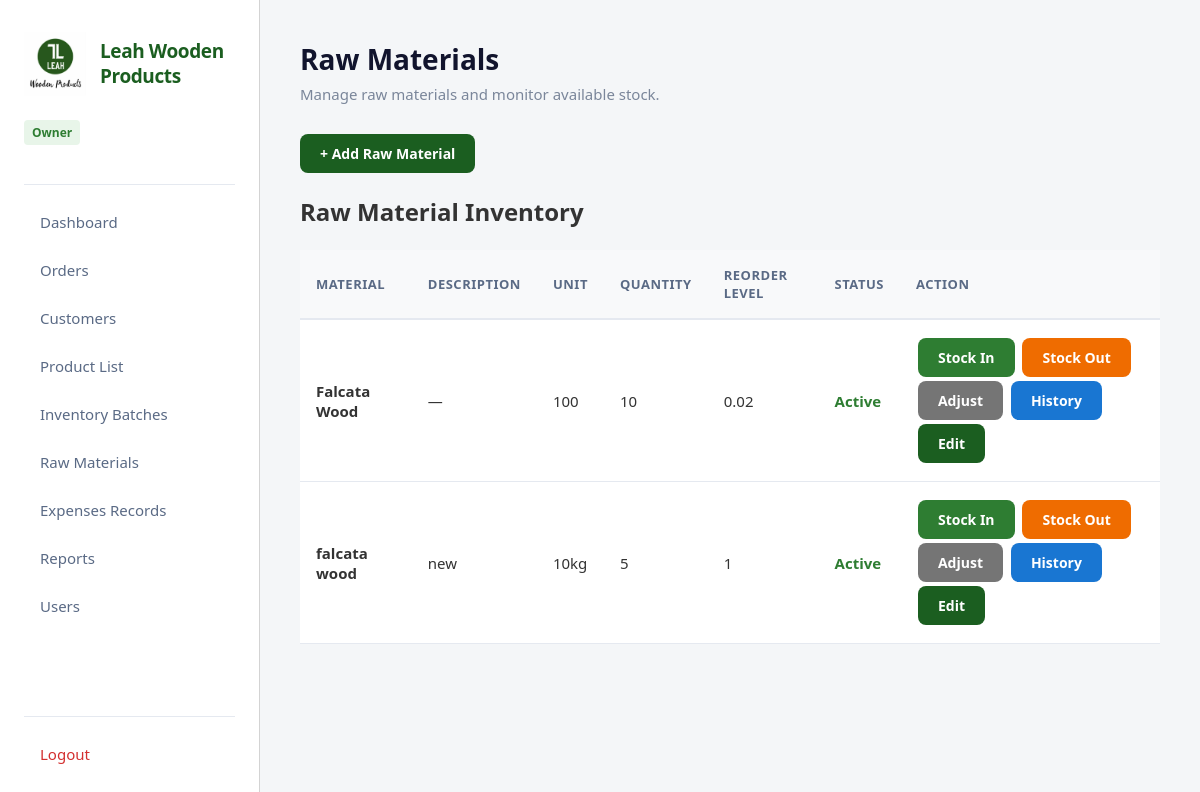
Before: /raw_materials.php (signed in) with the older database file.
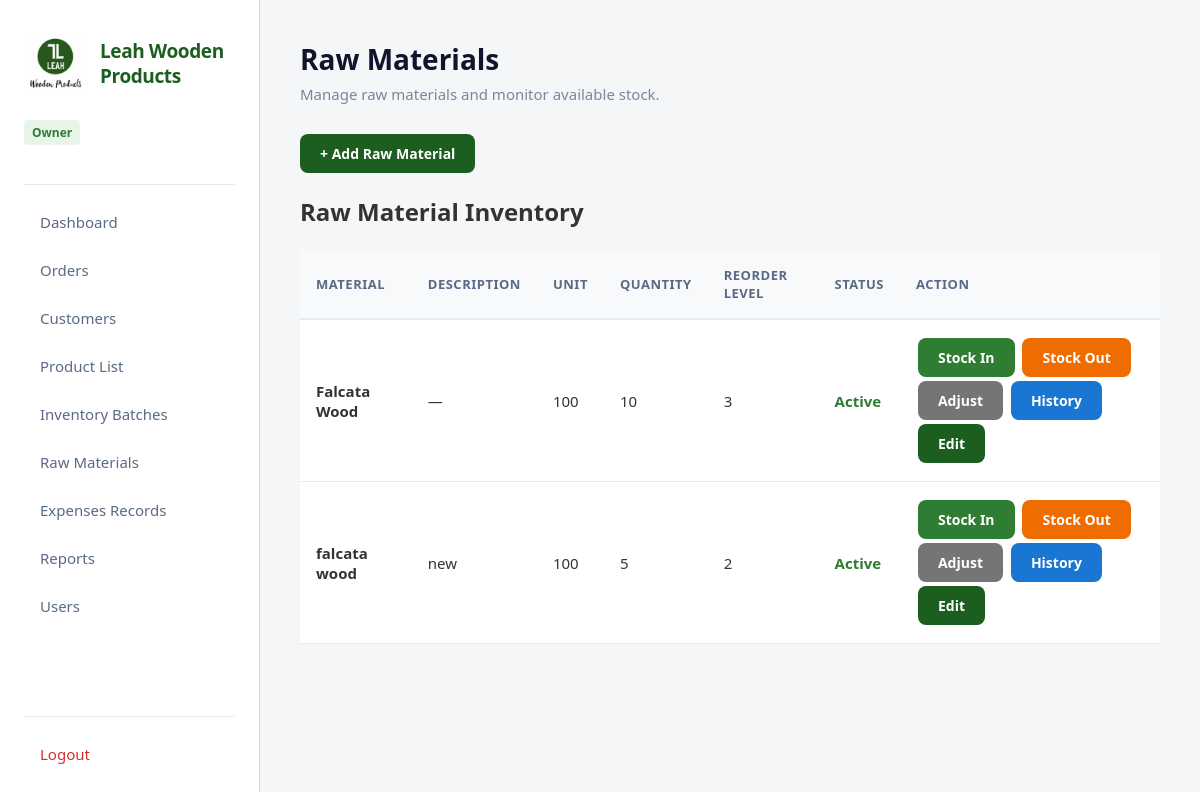
After: the same page with the newer database file.
### tables this page shows
CREATE TABLE `raw_materials` (
  `raw_material_id` int(11) NOT NULL,
  `material_name` varchar(150) NOT NULL,
  `description` text DEFAULT NULL,
  `unit` varchar(50) NOT NULL,
  `quantity` decimal(12,2) NOT NULL DEFAULT 0.00,
  `reorder_level` decimal(12,2) NOT NULL DEFAULT 0.00,
  `status` enum('Active','Inactive') NOT NULL DEFAULT 'Active',
  `created_at` datetime NOT NULL DEFAULT current_timestamp(),
  `updated_at` datetime NOT NULL DEFAULT current_timestamp() ON UPDATE current_timestamp()
);

### raw_materials.php (called while the page is built, shortened)
<?php
require_once 'config/database.php';
require_once 'app/controllers/RawMaterialController.php';
$controller = new RawMaterialController();
$controller->handleRequest();

### app/models/RawMaterial.php (called while the page is built, shortened)
<?php
class RawMaterial
{
    private $pdo;
    public function __construct($pdo)
    {
        $this->pdo = $pdo;
    }
    public function getAll()
    {
        $stmt = $this->pdo->query("
            SELECT *
            FROM raw_materials
            ORDER BY material_name ASC
        ");
        return $stmt->fetchAll(PDO::FETCH_ASSOC);
    }
}

### app/views/raw_materials/index.php (the view, shortened to what the changed rows need)
<?php include 'app/views/layouts/header.php'; ?>
<div class="container">
    <div class="content">
        <h1>Raw Materials</h1>
        <br><br>
        <h2>
            Raw Material Inventory
        </h2>
        <br>
        <table>
            <thead>
                <tr>
                    <th>Material</th>
                    <th>Description</th>
                    <th>Unit</th>
                    <th>Quantity</th>
                    <th>Reorder Level</th>
                    <th>Status</th>
                    <th>Action</th>
                </tr>
            </thead>
            <tbody>
                <?php if (empty($rawMaterials)): ?>
                    <tr>
                        <td
                            colspan="7"
                            style="text-align:center;"
                        >
                            No raw materials found.
                        </td>
                    </tr>
                <?php else: ?>
                    <?php foreach ($rawMaterials as $material): ?>
                        <tr>
                            <td>
                                <strong>
                                    <?= htmlspecialchars(
                                        $material['material_name']
                                    ); ?>
                                </strong>
                            </td>
                            <td>
                                <?= !empty(
                                    $material['description']
                                )
                                    ? htmlspecialchars(
                                        $material['description']
                                    )
                                    : '—'; ?>
                            </td>
                            <td>
                                <?= htmlspecialchars(
                                    $material['unit']
                                ); ?>
                            </td>
<td>
    <?= htmlspecialchars(
        rtrim(
            rtrim(number_format((float) $material['quantity'], 2, '.', ''), '0'),
            '.'
        )
    ); ?>
</td>
<td>
    <?= htmlspecialchars(
        rtrim(
            rtrim(number_format((float) $material['reorder_level'], 2, '.', ''), '0'),
            '.'
        )
    ); ?>
</td>
                            <td>
                                <?php if (
                                    $material['status'] === 'Active'
                                ): ?>
                                    <span
                                        style="
                                            color:#2E7D32;
                                            font-weight:600;
                                        "
                                    >
                                        Active
                                    </span>
                                <?php endif; ?>
                            </td>
                            <td>
                                <a
                                    href="raw_materials.php?action=stock_in&id=<?= intval($material['raw_material_id']); ?>"
                                    class="btn"
                                    style="
                                        background:#2E7D32;
                                        margin:2px;
                                    "
                                >
                                    Stock In
                                </a>
                                <a
                                    href="raw_materials.php?action=stock_out&id=<?= intval($material['raw_material_id']); ?>"
                                    class="btn"
                                    style="
                                        background:#EF6C00;
                                        margin:2px;
                                    "
                                >
                                    Stock Out
                                </a>
                                <a
                                    href="raw_materials.php?action=adjustment&id=<?= intval($material['raw_material_id']); ?>"
                                    class="btn"
                                    style="
                                        background:#757575;
                                        margin:2px;
                                    "
                                >
                                    Adjust
                                </a>
                                <a
                                    href="raw_materials.php?action=history&id=<?= intval($material['raw_material_id']); ?>"
                                    class="btn"
                                    style="
                                        background:#1976D2;
                                        margin:2px;
                                    "
                                >
                                    History
                                </a>
                                <a
                                    href="raw_materials.php?action=edit&id=<?= intval($material['raw_material_id']); ?>"
                                    class="btn"
                                    style="
                                        margin:2px;
                                    "
                                >
                                    Edit
                                </a>
                            </td>
                        </tr>
                    <?php endforeach; ?>
                <?php endif; ?>
            </tbody>
        </table>
    </div>
</div>
<?php include 'app/views/layouts/footer.php'; ?>

Changed rows visible on the page:
changed raw_materials "Falcata Wood": reorder_level "0.02" → "3"
changed raw_materials "falcata wood": unit "10kg" → "100"; reorder_level "1" → "2"
